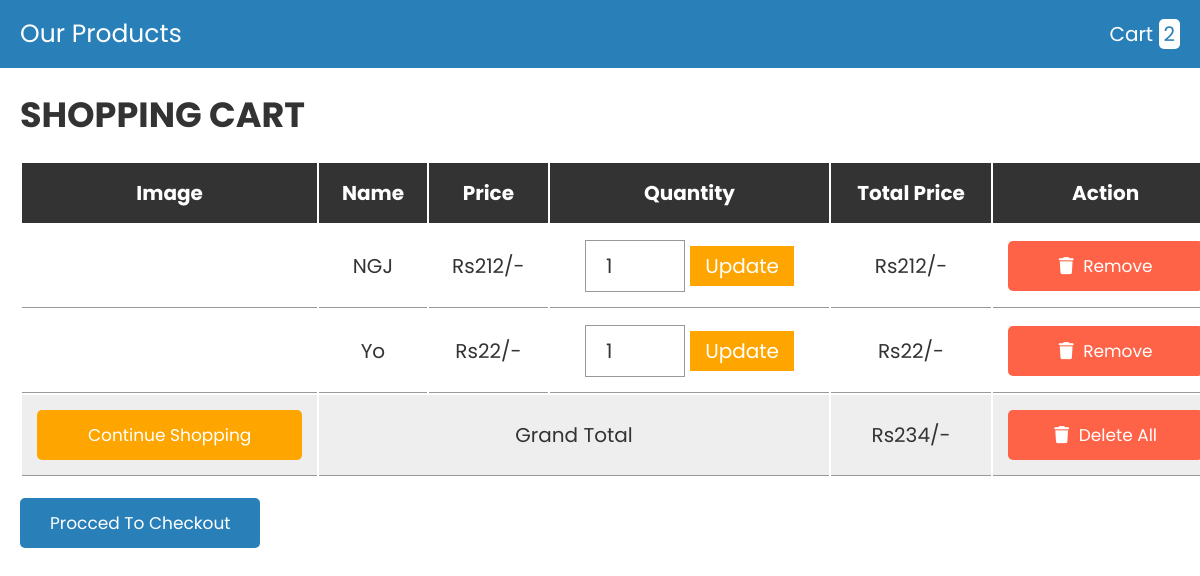
Page /cart.php on the earlier database version.
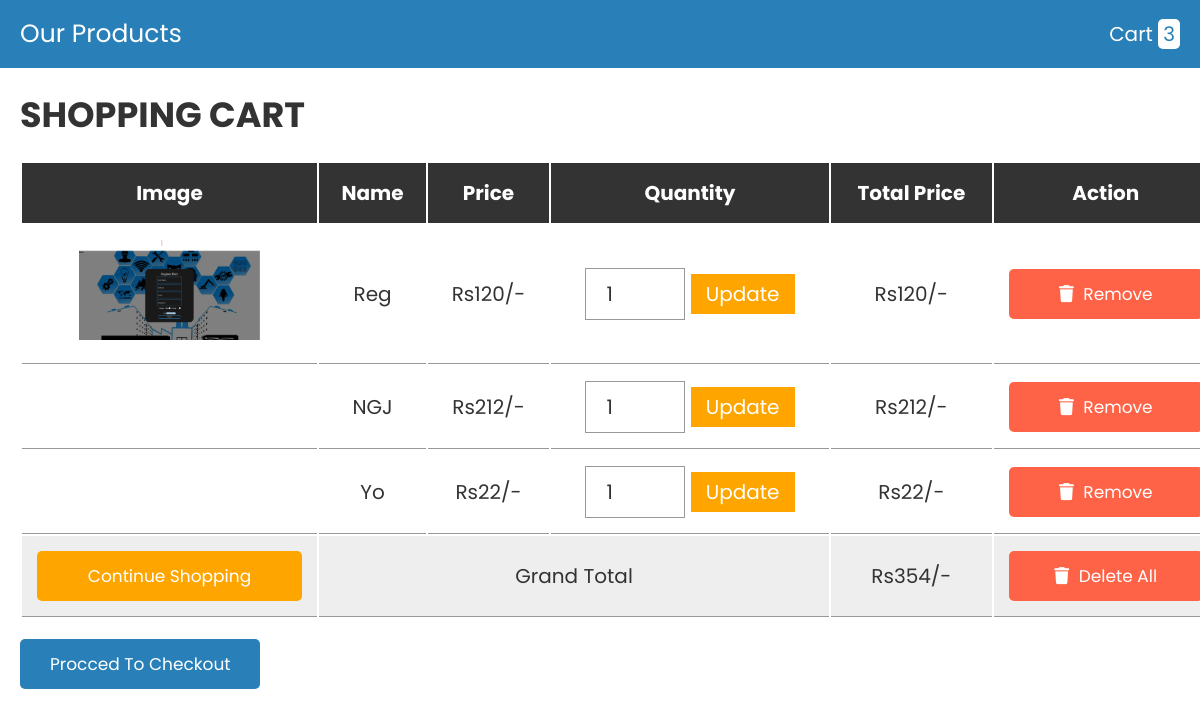
Same page on the later database version.
### tables this page shows
CREATE TABLE IF NOT EXISTS `cart` (
  `id` int NOT NULL AUTO_INCREMENT,
  `name` varchar(20) NOT NULL,
  `price` varchar(2000) NOT NULL,
  `image` varchar(255) NOT NULL,
  `quantity` int NOT NULL,
  PRIMARY KEY (`id`)
);

### cart.php (the view, shortened to what this page needs)
<?php
$conn = mysqli_connect('localhost','root','','demo') or die('connection failed');
?>
<!DOCTYPE html>
<html lang="en">
<head>
   <link rel="stylesheet" href="https://cdnjs.cloudflare.com/ajax/libs/font-awesome/6.0.0/css/all.min.css">
   <link rel="stylesheet" href="crt.css">
</head>
<body>
<?php include 'header.php'; ?>
<div class="container">
<section class="shopping-cart">
   <h1 class="heading">shopping cart</h1>
   <table>
      <thead>
         <th>image</th>
         <th>name</th>
         <th>price</th>
         <th>quantity</th>
         <th>total price</th>
         <th>action</th>
      </thead>
      <tbody>
         <?php
         $select_cart = mysqli_query($conn, "SELECT * FROM `cart`");
         $grand_total = 0;
         if(mysqli_num_rows($select_cart) > 0){
            while($fetch_cart = mysqli_fetch_assoc($select_cart)){
         ?>
         <tr>
            <td><img src="uploaded_img/<?php echo $fetch_cart['image']; ?>" height="100" alt=""></td>
            <td><?php echo $fetch_cart['name']; ?></td>
            <td>Rs<?php echo $fetch_cart['price']; ?>/-</td>
            <td>
               <form action="" method="post">
                  <input type="number" name="update_quantity" min="1"  value="<?php echo $fetch_cart['quantity']; ?>" >
                  <input type="submit" value="update" name="update_update_btn">
               </form>
            </td>
            <td>Rs<?php echo $sub_total = $fetch_cart['price'] * $fetch_cart['quantity']; ?>/-</td>
            <td><a href="cart.php?remove=<?php echo $fetch_cart['id']; ?>" onclick="return confirm('remove item from cart?')" class="delete-btn"> <i class="fas fa-trash"></i> remove</a></td>
         </tr>
         <?php
         $grand_total += $sub_total;
            };
         };
         ?>
         <tr class="table-bottom">
            <td><a href="products.php" class="option-btn" style="margin-top: 0;">continue shopping</a></td>
            <td colspan="3">grand total</td>
            <td>Rs<?php echo $grand_total; ?>/-</td>
            <td><a href="cart.php?delete_all" onclick="return confirm('are you sure you want to delete all?');" class="delete-btn"> <i class="fas fa-trash"></i> delete all </a></td>
         </tr>
      </tbody>
   </table>
   <div class="checkout-btn">
      <a href="checkout.php" class="btn <?= ($grand_total > 1)?'':'disabled'; ?>">procced to checkout</a>
   </div>
</section>
</div>
</body>
</html>

### header.php (shortened to what this page needs)
<header class="header">
   <div class="flex">
      <a href="#" class="logo">Our Products</a>
      <?php
      $select_rows = mysqli_query($conn, "SELECT * FROM `cart`") or die('query failed');
      $row_count = mysqli_num_rows($select_rows);
      ?>
      <a href="cart.php" class="cart">cart <span><?php echo $row_count; ?></span> </a>
   </div>
</header>

Differences in the rows shown:
added cart: image (picture), name "Reg", price "120", update_quantity "1", $sub_total=$fetch_cart['price']*$fetch_cart['quantity'] "120"
Other differences:
$row_count: "2" → "3"
$grand_total: "234" → "354"
